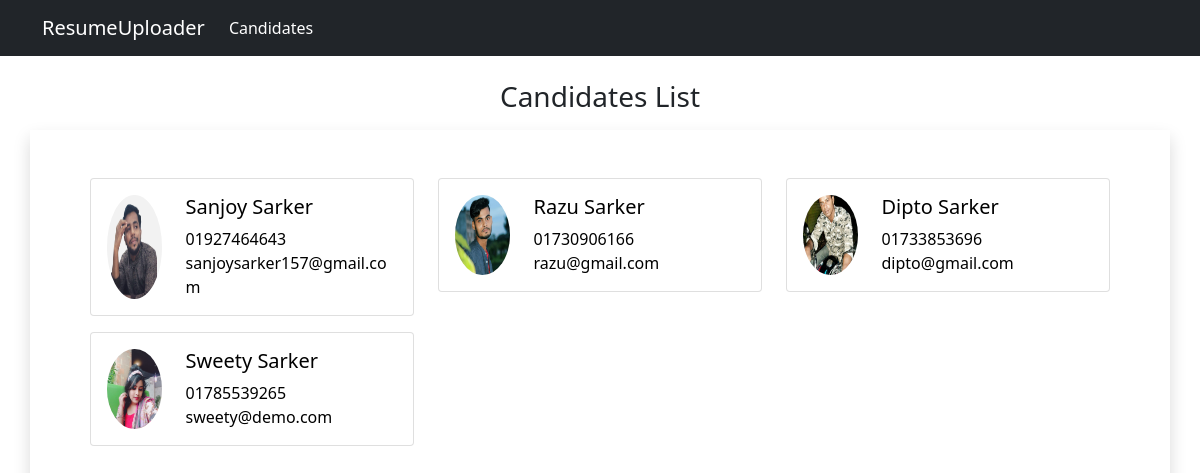
/candidate-list, run on the app's committed database.
### app/models.py (models this page shows, shortened)
class Resume(models.Model):
    name = models.CharField(max_length=100)
    birth = models.DateField(auto_now=False,auto_now_add=False)
    gender = models.CharField(max_length=100)
    work = models.CharField(max_length=100)
    education = models.TextField(max_length=200)
    phone = models.PositiveIntegerField()
    email = models.EmailField(max_length=50)
    experience = models.TextField(max_length=500)
    locality = models.CharField(max_length=100)
    city = models.CharField(max_length=100,choices=CITY)
    zip = models.PositiveIntegerField()
    job_city = models.CharField(max_length=100)
    profile_image = models.ImageField(upload_to='profile_pic',blank=True)
    my_file = models.FileField(upload_to='doc',blank=True)

### app/views.py (the view)
# urls.py: path('candidate-list',CandidateList,name="candidate_list"),
def CandidateList(request):
    candidates = Resume.objects.all()
    context = {'candidates':candidates}
    return render(request,'app/candidateList.html',context)

### templates/app/candidateList.html (shortened to what this page needs)
{% extends 'base.html' %}
{% load static %}
{% block content %}
<div class="container my-4">
    <h3 class="text-center mb-3">Candidates List</h3>
    <div class="row p-5 shadow">
        {% for cd in candidates %}
        <div class="col-sm-4">
            <a href="{% url 'candidate' cd.id %}">
                <div class="card card-body mb-3">
                    <div class="row">
                        <div class="col-sm-3">
                            <div class="imgpart">
                                <img src="{{cd.profile_image.url}}" alt="">
                            </div>
                        </div>
                        <div class="col-sm-9">
                            <h5>{{cd.name}}</h5>
                            <p>0{{cd.phone}}</p>
                            <p>{{cd.email}}</p>
                        </div>
                    </div>
                </div>
            </a>
        </div>
        {% endfor %}
    </div>
</div>
{% endblock content %}

### static/app/css/style.css (style rules this page uses)
* { margin:0; padding:0; box-sizing: border-box; }
a,a:hover { text-decoration: none !important; color:black; }
p { margin-bottom: 0; }
.imgpart { width: 100%; height: 100%; }
.imgpart img { width: 100%; height: 100%; border-radius: 50%; background: #f2f2f2; }

### data on the page
Resume: profile_image (placeholder picture), name "Sanjoy Sarker", phone "1927464643", email "sanjoysarker157@gmail.com"
Resume: profile_image (picture), name "Razu Sarker", phone "1730906166", email "razu@gmail.com"
Resume: profile_image (picture), name "Dipto Sarker", phone "1733853696", email "dipto@gmail.com"
Resume: profile_image (picture), name "Sweety Sarker", phone "1785539265", email "sweety@demo.com"
